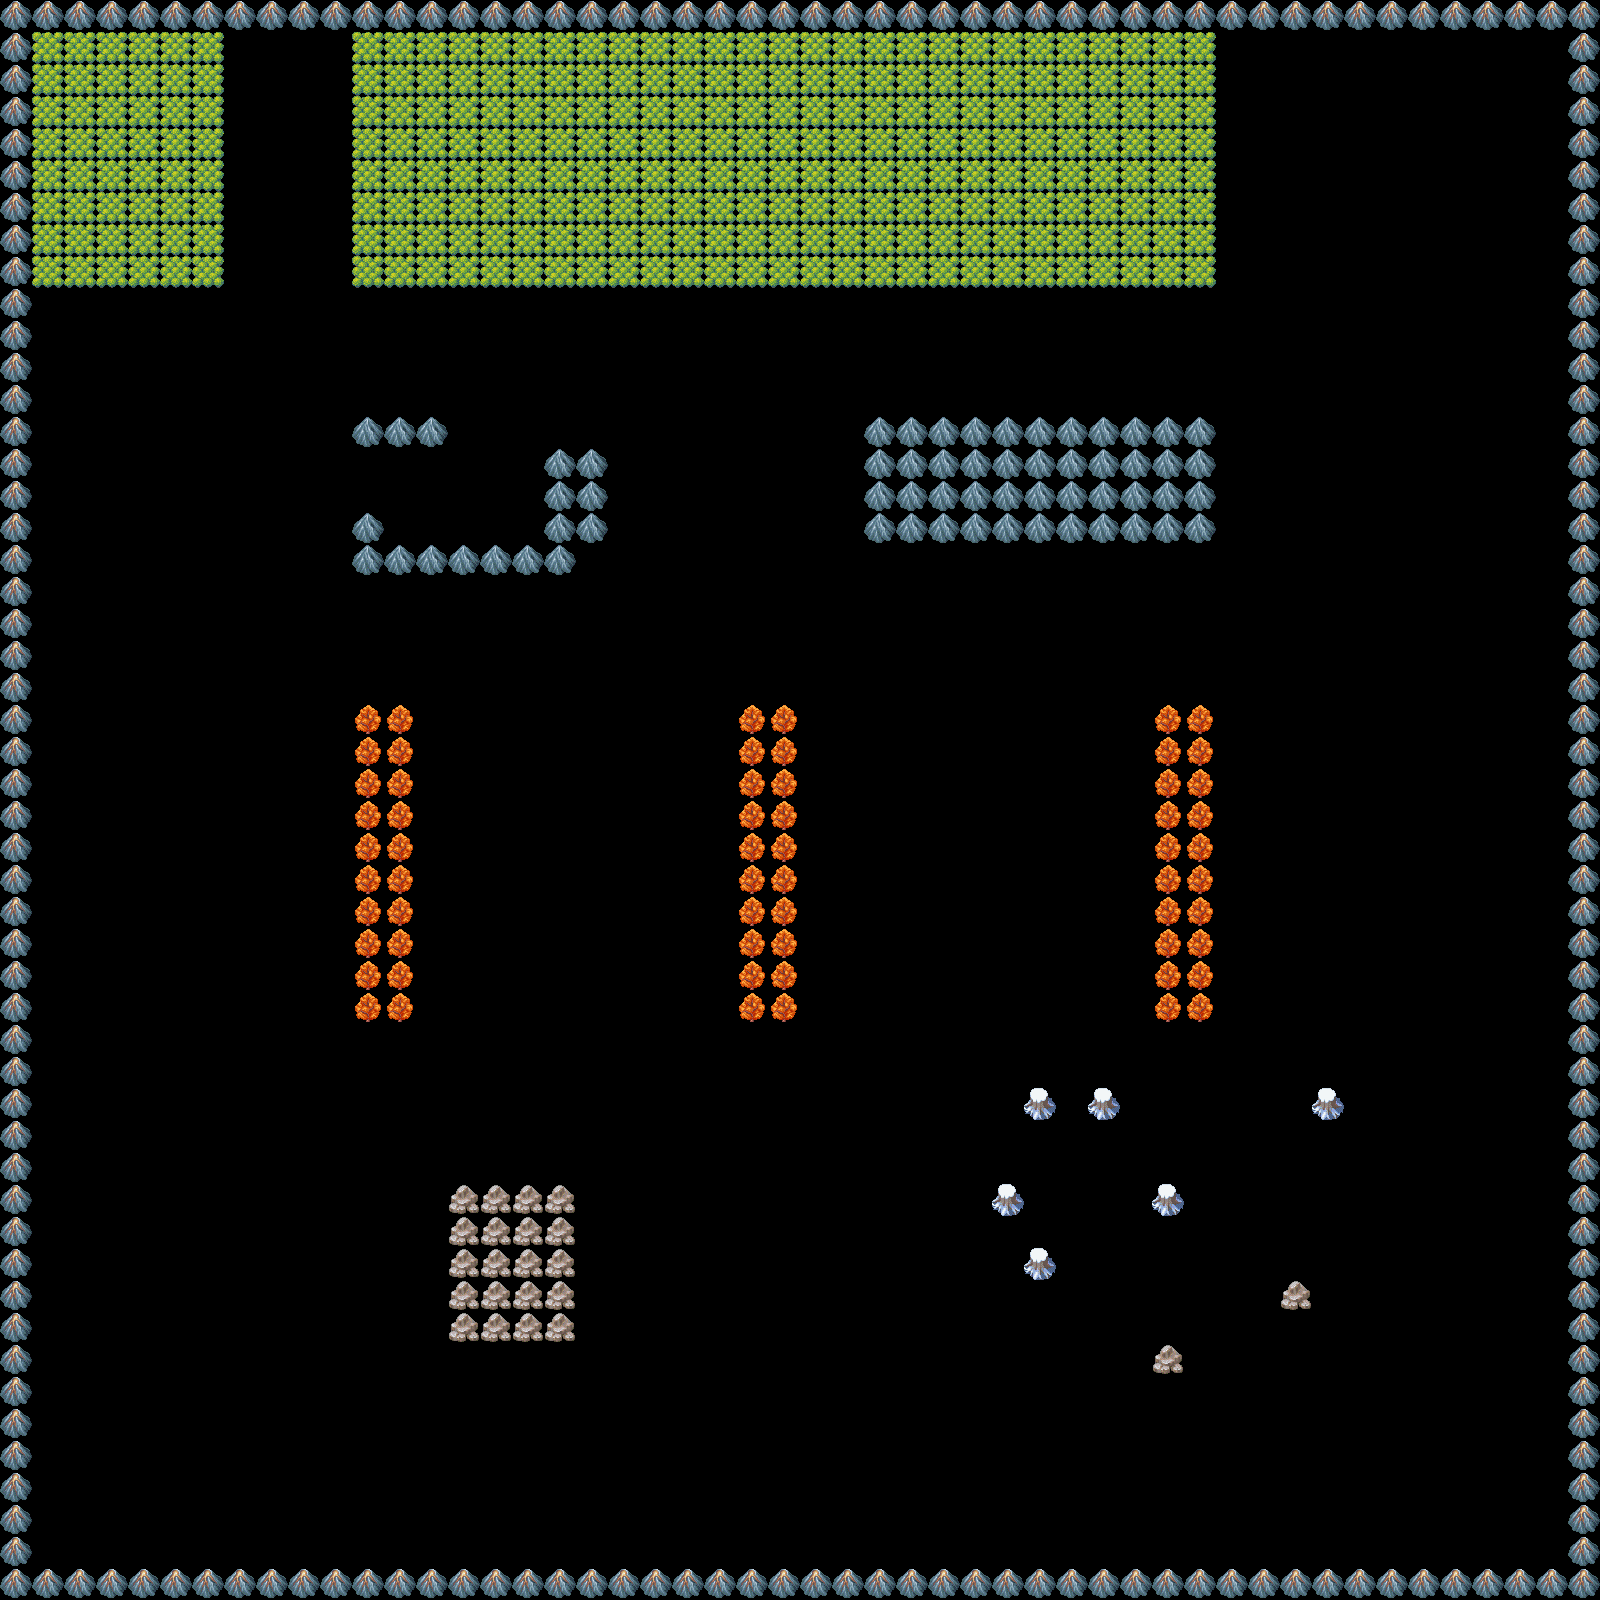

This game map was drawn from its Tiled (.tmx) file and the tilesets committed beside it. A one-line description and the trimmed map source follow:
An orthogonal 50x50 tile map with 32x32 px tiles, 1 tile layer (Tile Layer 2), 1 hidden layer not drawn, 5 tilesets.

<map version="1.0" orientation="orthogonal" renderorder="right-down" width="50" height="50" tilewidth="32" tileheight="32" nextobjectid="1">
 <tileset firstgid="1" name="strasse_crossway" tilewidth="32" tileheight="32">
  <image source="strasse_crossway.png" width="128" height="128" />
 </tileset>
 <tileset firstgid="17" name="concrete" tilewidth="32" tileheight="32">
  <image source="concrete.png" width="128" height="128" />
 </tileset>
 <tileset firstgid="33" name="strasse_hori" tilewidth="32" tileheight="32">
  <image source="strasse_hori.png" width="128" height="128" />
 </tileset>
 <tileset firstgid="49" name="strasse_vert" tilewidth="32" tileheight="32">
  <image source="strasse_vert.png" width="128" height="128" />
 </tileset>
 <tileset firstgid="65" name="worldmapchip5fo" tilewidth="32" tileheight="32">
  <image source="worldmapchip5fo.png" width="256" height="576" />
  <tile id="8">
   <properties>
    <property name="blocked" value="true" />
   </properties>
  </tile>
  <tile id="21">
   <properties>
    <property name="blocked" value="true" />
   </properties>
  </tile>
  <tile id="24">
   <properties>
    <property name="blocked" value="true" />
   </properties>
  </tile>
  <tile id="137">
   <properties>
    <property name="blocked" value="true" />
   </properties>
  </tile>
 </tileset>
 <layer name="Tile Layer 1" width="50" height="50" visible="0">
  <data>[2500 cells, 2500 non-empty, 48 distinct tile ids]</data>
 </layer>
 <layer name="Tile Layer 2" width="50" height="50">
  <data>[2500 cells, 609 non-empty, 6 distinct tile ids]</data>
 </layer>
</map>
